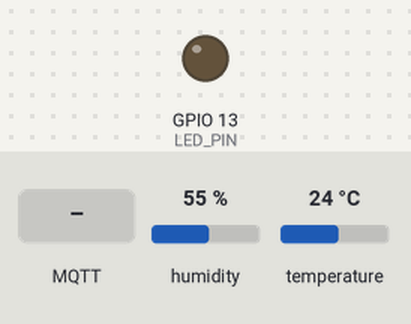
Recording of a sketch running on a simulated ESP32. Shown: output pins drawn as LEDs (lit = HIGH). The test bench sets the inputs (shaded band); at power-on: humidity 55 %, temperature 24 °C. WiFi joins after 1.5 s; servers stay silent unless stated; no MQTT or app messages arrive unless stated; what the sketch prints to the serial monitor is not drawn.

Above: at 2.8 s.
2.9 s: MQTT message "1" arrives on the first subscribed topic
At 4.1 s:
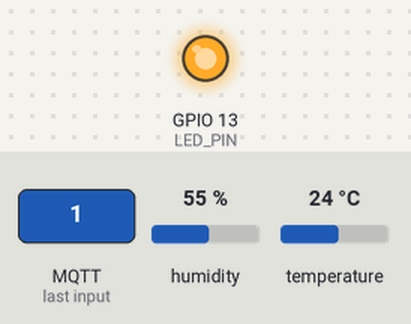
4.4 s: MQTT message "0" arrives on the first subscribed topic
At 5.2 s:
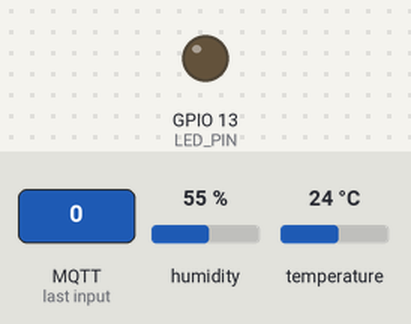
Timing chart, 0 to 7.4 s (numbered marks = the images above; inputs shaded):
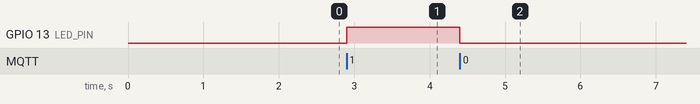

The sketch:

02-ESP32-AWS.ino
```cpp
#include "secrets.h"
#include <WiFiClientSecure.h>
#include <PubSubClient.h>
#include <ArduinoJson.h>
#include <WiFi.h>
#include <DHT.h>
#include <TaskScheduler.h>
#include <string.h>


WiFiClientSecure net = WiFiClientSecure();
PubSubClient client(net);

#define LED_PIN 13
#define DHTPIN 12
#define DHTTYPE DHT22

DHT dht(DHTPIN, DHTTYPE);

void connectAWS()
{
  WiFi.mode(WIFI_STA);
  WiFi.begin(WIFI_SSID, WIFI_PASSWORD);

  Serial.println("Connecting to Wi-Fi");

  while (WiFi.status() != WL_CONNECTED){
    delay(500);
    Serial.print(".");
  }
  Serial.println("");
  Serial.println("Wi-Fi Connected");

  // Configure WiFiClientSecure to use the AWS IoT device credentials
  net.setCACert(AWS_CERT_CA);
  net.setCertificate(AWS_CERT_CRT);
  net.setPrivateKey(AWS_CERT_PRIVATE);

  // Connect to the MQTT broker on the AWS endpoint we defined earlier
  //client.begin(AWS_IOT_ENDPOINT, 8883, net);

  client.setServer(AWS_IOT_ENDPOINT, 8883);
  client.connect(THINGNAME);

  // Create a message handler
  client.setCallback(messageHandler);

  Serial.println("Connecting to AWS IOT");

  while (!client.connect(THINGNAME)) {
    Serial.print(".");
    client.connect(THINGNAME);
    delay(100);
  }

  if(!client.connected()){
    Serial.println("AWS IoT Timeout!");
    return;
  }

  // Subscribe to a topic
  client.subscribe(AWS_IOT_SUBSCRIBE_TOPIC);

  Serial.println("AWS IoT Connected!");
}

// We declare the function that we are going to use
void read_dht();

// We create the Scheduler that will be in charge of managing the tasks
Scheduler runner;

// We create the task indicating that it runs every 500 milliseconds, forever, and call the led_blink function
Task readDHT(2000, TASK_FOREVER, &read_dht);

void publishMessage()
{
  StaticJsonDocument<200> doc;
  doc["time"] = millis();
  doc["sensor_a0"] = analogRead(0);
  char jsonBuffer[512];
  serializeJson(doc, jsonBuffer); // print to client

  client.publish(AWS_IOT_PUBLISH_TOPIC, jsonBuffer);
}

void messageHandler(char* topic, byte* payload, unsigned int length) {

    Serial.println("-------new message from broker-----");
    Serial.print("channel:");
    Serial.println(topic);
    Serial.print("data:");
    for (int i = 0; i < length; i++) {
      Serial.print((char)payload[i]);
    }
    Serial.println();


    //contol LED
    if ((char)payload[0] == '1') {
      digitalWrite(LED_PIN,1);
      Serial.print("Turning on LED");
    }
    else if ((char)payload[0] == '0') {
      digitalWrite(LED_PIN,0);
      Serial.print("Turning off LED");
    }

    Serial.println();
}

void setup() {
  Serial.begin(115200);
  connectAWS();

  pinMode (LED_PIN, OUTPUT);

  dht.begin();

  // We add the task to the task scheduler
  runner.addTask(readDHT);

  // We activate the task
  readDHT.enable();
}

void loop() {
  client.loop();
  runner.execute();
  delay(10);
}

void read_dht(){
  float h = dht.readHumidity();
  float t = dht.readTemperature();

   StaticJsonDocument<200> doc;
   doc["device_id"] = THINGNAME;

  if (isnan(h) || isnan(t)) {
    Serial.println(F("Failed to read from DHT sensor!"));

    doc["temperature"] = "0";
    doc["humidity"] = "0";

  }
  else{

    doc["temperature"] = String(t);
    doc["humidity"] = String(h);

  }
  char jsonBuffer[512];
  serializeJson(doc, jsonBuffer); // print to client

  client.publish(AWS_IOT_PUBLISH_TOPIC, jsonBuffer);
}
```

secrets_example.h
```cpp
#include <pgmspace.h>

#define SECRET
#define THINGNAME ""

#define AWS_IOT_PUBLISH_TOPIC   ""
#define AWS_IOT_SUBSCRIBE_TOPIC ""

const char WIFI_SSID[] = "";
const char WIFI_PASSWORD[] = "";
const char AWS_IOT_ENDPOINT[] = "xxxxx.amazonaws.com";

// Amazon Root CA 1
static const char AWS_CERT_CA[] PROGMEM = R"EOF(
-----BEGIN CERTIFICATE-----
-----END CERTIFICATE-----
)EOF";

// Device Certificate
static const char AWS_CERT_CRT[] PROGMEM = R"KEY(
-----BEGIN CERTIFICATE-----
-----END CERTIFICATE-----
)KEY";

// Device Private Key
static const char AWS_CERT_PRIVATE[] PROGMEM = R"KEY(
-----BEGIN RSA PRIVATE KEY-----
-----END RSA PRIVATE KEY-----
)KEY";
```

Measured:
- after the input at 2.9 s, GPIO 13 (LED_PIN): LOW → HIGH at once
- after the input at 4.4 s, GPIO 13 (LED_PIN): HIGH → LOW at once
